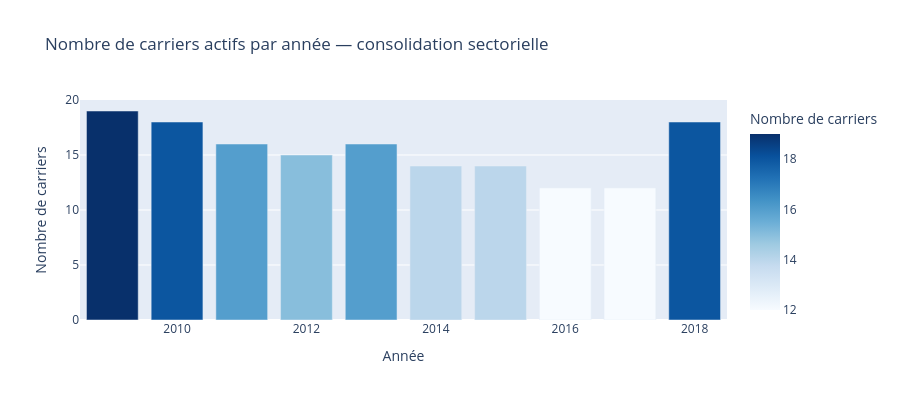

The notebook cell saved with this chart:
### Code cell
parquet_path = BASE.replace("\\", "/") + "/data/parquet/*.parquet"

carriers_par_annee = con.execute(f"""
    SELECT
        YEAR,
        COUNT(DISTINCT OP_UNIQUE_CARRIER) AS nb_carriers
    FROM read_parquet('{parquet_path}')
    GROUP BY 1
    ORDER BY 1
""").df()

fig = px.bar(
    carriers_par_annee,
    x='YEAR',
    y='nb_carriers',
    title='Nombre de carriers actifs par année — consolidation sectorielle',
    labels={'nb_carriers': 'Nombre de carriers', 'YEAR': 'Année'},
    color='nb_carriers',
    color_continuous_scale='Blues'
)

fig.update_layout(height=400)
fig.show()

### Figure 1 — Plotly figure (JSON) as saved in the notebook; plotly's stock layout.template omitted (floating-point values rounded to 4 significant figures)
{"data": [{"hovertemplate": "Année=%{x}<br>Nombre de carriers=%{marker.color}<extra></extra>", "legendgroup": "", "marker": {"color": [19, 18, 16, 15, 16, 14, 14, 12, 12, 18], "coloraxis": "coloraxis", "pattern": {"shape": ""}}, "name": "", "orientation": "v", "showlegend": false, "textposition": "auto", "type": "bar", "x": [2009, 2010, 2011, 2012, 2013, 2014, 2015, 2016, 2017, 2018], "xaxis": "x", "y": [19, 18, 16, 15, 16, 14, 14, 12, 12, 18], "yaxis": "y"}], "layout": {"barmode": "relative", "coloraxis": {"autocolorscale": false, "colorbar": {"title": {"text": "Nombre de carriers"}}, "colorscale": [[0, "rgb(247,251,255)"], [0.125, "rgb(222,235,247)"], [0.25, "rgb(198,219,239)"], [0.375, "rgb(158,202,225)"], [0.5, "rgb(107,174,214)"], [0.625, "rgb(66,146,198)"], [0.75, "rgb(33,113,181)"], [0.875, "rgb(8,81,156)"], [1, "rgb(8,48,107)"]]}, "height": 400, "legend": {"tracegroupgap": 0}, "title": {"text": "Nombre de carriers actifs par année — consolidation sectorielle"}, "xaxis": {"anchor": "y", "domain": [0, 1], "title": {"text": "Année"}}, "yaxis": {"anchor": "x", "domain": [0, 1], "title": {"text": "Nombre de carriers"}}}}
